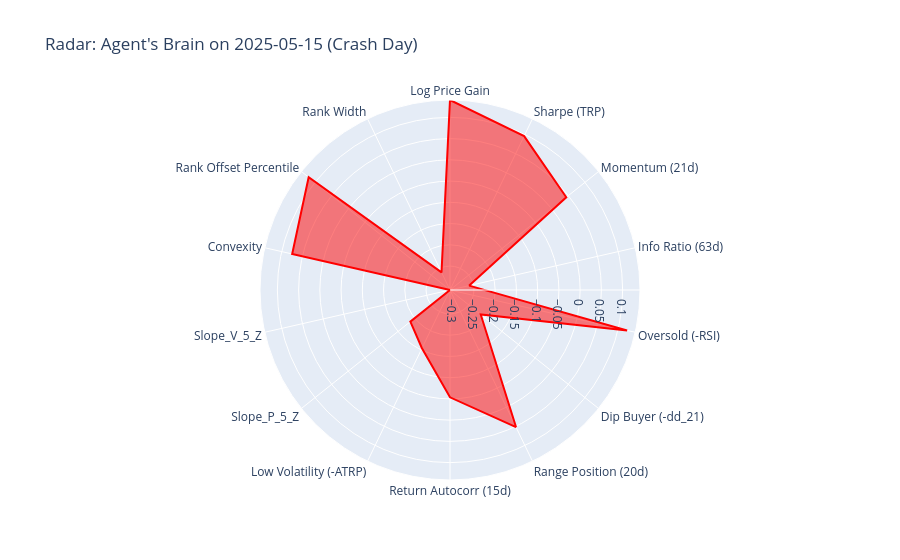

The code cell stored with this chart in its notebook:
### Markdown cell above
### CELL 10: Top 5 Best Days & Crash Analysis

### Code cell
print("🌟 TOP 5 HIGHEST RETURN DAYS (Net of Slippage) 🌟")

top_5 = blotter_df.nlargest(5, "actual_return")[
    ["date", "actual_return", "alpha", "agent_equity"] + action_names[:3]
].copy()

# Format numeric columns for output readability
top_5["date"] = top_5["date"].dt.strftime("%Y-%m-%d")
top_5["actual_return"] = top_5["actual_return"].apply(lambda x: f"{x:.4%}")
top_5["alpha"] = top_5["alpha"].apply(lambda x: f"{x:.4%}")
top_5["agent_equity"] = top_5["agent_equity"].apply(lambda x: f"{x:.3f}")
for col in action_names[:3]:
    top_5[col] = top_5[col].apply(lambda x: f"{x:.4f}")

# Output as a clean text table
print(top_5.to_string(index=False))

print("\n" + "=" * 50)
print("🚨 CRASH ANALYSIS (Worst Single-Day Return) 🚨")
worst_idx = blotter_df["actual_return"].idxmin()
worst_day = blotter_df.iloc[worst_idx]
day_before = blotter_df.iloc[max(0, worst_idx - 1)]

print(
    f"Worst Day: {worst_day['date'].strftime('%Y-%m-%d')} | "
    f"Return: {worst_day['actual_return']*100:.2f}% | "
    f"Portfolio Value: {worst_day['agent_equity']:.3f}"
)
print("-" * 50)
print("🔍 What was the agent's strategy allocation going into this crash?")

crash_weights = pd.DataFrame(
    {
        "Strategy": action_names,
        "Weight on Worst Day": worst_day[action_names].values,
        "Weight Day Prior": day_before[action_names].values,
    }
).copy()

# Formatting weights for display
crash_weights_formatted = crash_weights.copy()
crash_weights_formatted["Weight on Worst Day"] = crash_weights_formatted[
    "Weight on Worst Day"
].apply(lambda x: f"{x:.6f}")
crash_weights_formatted["Weight Day Prior"] = crash_weights_formatted[
    "Weight Day Prior"
].apply(lambda x: f"{x:.6f}")

print("\nStrategy Allocation Details (Pre-and-Post Crash):")
print(crash_weights_formatted.to_string(index=False))

fig = px.line_polar(
    crash_weights,
    r="Weight on Worst Day",
    theta="Strategy",
    line_close=True,
    title=f"Radar: Agent's Brain on {worst_day['date'].strftime('%Y-%m-%d')} (Crash Day)",
)
fig.update_traces(fill="toself", line_color="red")
fig.show()

### Figure 1 — Plotly figure (JSON) as saved in the notebook; plotly's stock layout.template omitted (floating-point values rounded to 4 significant figures)
{"data": [{"fill": "toself", "hovertemplate": "Weight on Worst Day=%{r}<br>Strategy=%{theta}<extra></extra>", "legendgroup": "", "line": {"color": "red", "dash": "solid"}, "marker": {"symbol": "circle"}, "mode": "lines", "name": "", "r": [0.1409, 0.09562, 0.04375, -0.2599, 0.1213, -0.2138, 0.05176, -0.05369, -0.1542, -0.187, -0.3063, 0.07469, 0.1192, -0.2603, 0.1409], "showlegend": false, "subplot": "polar", "theta": ["Log Price Gain", "Sharpe (TRP)", "Momentum (21d)", "Info Ratio (63d)", "Oversold (-RSI)", "Dip Buyer (-dd_21)", "Range Position (20d)", "Return Autocorr (15d)", "Low Volatility (-ATRP)", "Slope_P_5_Z", "Slope_V_5_Z", "Convexity", "Rank Offset Percentile", "Rank Width", "Log Price Gain"], "type": "scatterpolar"}], "layout": {"legend": {"tracegroupgap": 0}, "polar": {"angularaxis": {"direction": "clockwise", "rotation": 90}, "domain": {"x": [0, 1], "y": [0, 1]}}, "title": {"text": "Radar: Agent's Brain on 2025-05-15 (Crash Day)"}}}
